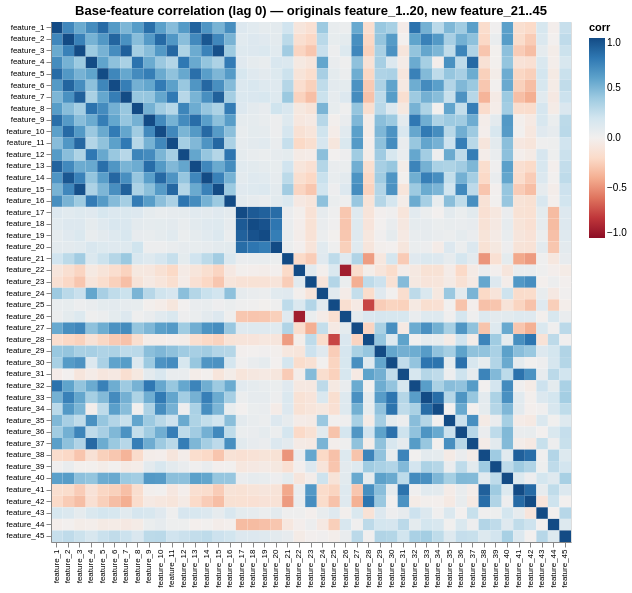

The notebook cell this image was saved under:
### Code cell
# correlation structure of all 45 bases (recent history), originals first
sub = v3.filter(pl.col("date") >= v3["date"].max() - pl.duration(days=730))
C = np.corrcoef(sub.select(lag0).to_numpy(), rowvar=False)
heat = pl.DataFrame({
    "x": [a for a in bases for _ in bases],
    "y": [b for _ in bases for b in bases],
    "corr": C.ravel(),
})
alt.Chart(heat.to_pandas()).mark_rect().encode(
    x=alt.X("x:N", sort=bases, title=None,
            axis=alt.Axis(labelFontSize=8, labelAngle=-90)),
    y=alt.Y("y:N", sort=bases, title=None, axis=alt.Axis(labelFontSize=8)),
    color=alt.Color("corr:Q", scale=alt.Scale(scheme="redblue", domain=[-1, 1])),
    tooltip=["x:N", "y:N", alt.Tooltip("corr:Q", format=".2f")],
).properties(width=520, height=520, title="Base-feature correlation (lag 0) — originals feature_1..20, new feature_21..45")

### Figure 1 — Vega-Lite specification as saved in the notebook (floating-point values rounded to 4 significant figures; data arrays with more than 128 entries replaced by an {"elided": "..."} marker saying what was removed)
{"config": {"view": {"continuousWidth": 300, "continuousHeight": 300}}, "data": {"name": "data-23c25c9413d257d48fa49ce4f021dc69"}, "mark": {"type": "rect"}, "encoding": {"color": {"field": "corr", "scale": {"domain": [-1, 1], "scheme": "redblue"}, "type": "quantitative"}, "tooltip": [{"field": "x", "type": "nominal"}, {"field": "y", "type": "nominal"}, {"field": "corr", "format": ".2f", "type": "quantitative"}], "x": {"axis": {"labelAngle": -90, "labelFontSize": 8}, "field": "x", "sort": ["feature_1", "feature_2", "feature_3", "feature_4", "feature_5", "feature_6", "feature_7", "feature_8", "feature_9", "feature_10", "feature_11", "feature_12", "feature_13", "feature_14", "feature_15", "feature_16", "feature_17", "feature_18", "feature_19", "feature_20", "feature_21", "feature_22", "feature_23", "feature_24", "feature_25", "feature_26", "feature_27", "feature_28", "feature_29", "feature_30", "feature_31", "feature_32", "feature_33", "feature_34", "feature_35", "feature_36", "feature_37", "feature_38", "feature_39", "feature_40", "feature_41", "feature_42", "feature_43", "feature_44", "feature_45"], "title": null, "type": "nominal"}, "y": {"axis": {"labelFontSize": 8}, "field": "y", "sort": ["feature_1", "feature_2", "feature_3", "feature_4", "feature_5", "feature_6", "feature_7", "feature_8", "feature_9", "feature_10", "feature_11", "feature_12", "feature_13", "feature_14", "feature_15", "feature_16", "feature_17", "feature_18", "feature_19", "feature_20", "feature_21", "feature_22", "feature_23", "feature_24", "feature_25", "feature_26", "feature_27", "feature_28", "feature_29", "feature_30", "feature_31", "feature_32", "feature_33", "feature_34", "feature_35", "feature_36", "feature_37", "feature_38", "feature_39", "feature_40", "feature_41", "feature_42", "feature_43", "feature_44", "feature_45"], "title": null, "type": "nominal"}}, "height": 520, "title": "Base-feature correlation (lag 0) — originals feature_1..20, new feature_21..45", "width": 520, "$schema": "https://vega.github.io/schema/vega-lite/v6.1.0.json", "datasets": {"data-23c25c9413d257d48fa49ce4f021dc69": {"elided": "2025 records"}}}
